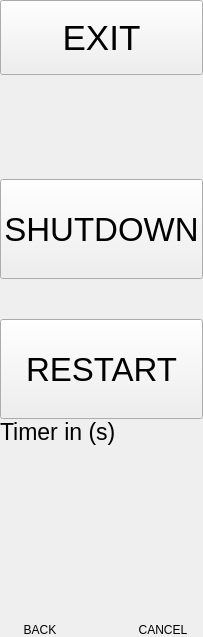
      <widget class="QWidget" name="shutdownPage">
       <layout class="QVBoxLayout" name="verticalLayout_25">
        <property name="spacing">
         <number>0</number>
        </property>
        <property name="leftMargin">
         <number>0</number>
        </property>
        <property name="topMargin">
         <number>0</number>
        </property>
        <property name="rightMargin">
         <number>0</number>
        </property>
        <property name="bottomMargin">
         <number>0</number>
        </property>
        <item>
         <widget class="QPushButton" name="exitAppButton">
          <property name="sizePolicy">
           <sizepolicy hsizetype="Minimum" vsizetype="Fixed">
            <horstretch>2</horstretch>
            <verstretch>25</verstretch>
           </sizepolicy>
          </property>
          <property name="minimumSize">
           <size>
            <width>0</width>
            <height>75</height>
           </size>
          </property>
          <property name="font">
           <font>
            <pointsize>26</pointsize>
           </font>
          </property>
          <property name="text">
           <string>EXIT</string>
          </property>
         </widget>
        </item>
        <item>
         <spacer name="verticalSpacer_9">
          <property name="orientation">
           <enum>Qt::Vertical</enum>
          </property>
          <property name="sizeHint" stdset="0">
           <size>
            <width>20</width>
            <height>104</height>
           </size>
          </property>
         </spacer>
        </item>
        <item>
         <widget class="QPushButton" name="shutdownButton">
          <property name="minimumSize">
           <size>
            <width>0</width>
            <height>100</height>
           </size>
          </property>
          <property name="font">
           <font>
            <pointsize>25</pointsize>
           </font>
          </property>
          <property name="text">
           <string>SHUTDOWN</string>
          </property>
          <property name="icon">
           <iconset>
            <normaloff>:/images/images/poweroff_icon.png</normaloff>:/images/images/poweroff_icon.png</iconset>
          </property>
          <property name="iconSize">
           <size>
            <width>32</width>
            <height>32</height>
           </size>
          </property>
         </widget>
        </item>
        <item>
         <spacer name="verticalSpacer_11">
          <property name="orientation">
           <enum>Qt::Vertical</enum>
          </property>
          <property name="sizeHint" stdset="0">
           <size>
            <width>20</width>
            <height>40</height>
           </size>
          </property>
         </spacer>
        </item>
        <item>
         <widget class="QPushButton" name="restartButton">
          <property name="minimumSize">
           <size>
            <width>0</width>
            <height>100</height>
           </size>
          </property>
          <property name="font">
           <font>
            <pointsize>25</pointsize>
           </font>
          </property>
          <property name="text">
           <string>RESTART</string>
          </property>
         </widget>
        </item>
        <item>
         <widget class="QLabel" name="shudownTimer">
          <property name="font">
           <font>
            <pointsize>17</pointsize>
           </font>
          </property>
          <property name="text">
           <string>Timer in (s)</string>
          </property>
          <property name="alignment">
           <set>Qt::AlignLeading|Qt::AlignLeft|Qt::AlignVCenter</set>
          </property>
         </widget>
        </item>
        <item>
         <spacer name="verticalSpacer_10">
          <property name="orientation">
           <enum>Qt::Vertical</enum>
          </property>
          <property name="sizeHint" stdset="0">
           <size>
            <width>20</width>
            <height>103</height>
           </size>
          </property>
         </spacer>
        </item>
        <item>
         <layout class="QHBoxLayout" name="horizontalLayout_12">
          <item>
           <widget class="QWidget" name="exitButton_6" native="true">
            <property name="sizePolicy">
             <sizepolicy hsizetype="Expanding" vsizetype="Minimum">
              <horstretch>0</horstretch>
              <verstretch>0</verstretch>
             </sizepolicy>
            </property>
            <property name="minimumSize">
             <size>
              <width>80</width>
              <height>0</height>
             </size>
            </property>
            <layout class="QVBoxLayout" name="verticalLayout_23">
             <property name="spacing">
              <number>0</number>
             </property>
             <property name="leftMargin">
              <number>0</number>
             </property>
             <property name="topMargin">
              <number>0</number>
             </property>
             <property name="rightMargin">
              <number>0</number>
             </property>
             <property name="bottomMargin">
              <number>0</number>
             </property>
             <item>
              <widget class="QPushButton" name="exitShutdownButton">
               <property name="sizePolicy">
                <sizepolicy hsizetype="Expanding" vsizetype="Maximum">
                 <horstretch>0</horstretch>
                 <verstretch>0</verstretch>
                </sizepolicy>
               </property>
               <property name="minimumSize">
                <size>
                 <width>0</width>
                 <height>75</height>
                </size>
               </property>
               <property name="maximumSize">
                <size>
                 <width>16777215</width>
                 <height>16777215</height>
                </size>
               </property>
               <property name="styleSheet">
                <string notr="true">background: transparent;</string>
               </property>
               <property name="text">
                <string/>
               </property>
               <property name="icon">
                <iconset resource="resource.qrc">
                 <normaloff>:/image_resources/image_resources/back_icon.png</normaloff>:/image_resources/image_resources/back_icon.png</iconset>
               </property>
               <property name="iconSize">
                <size>
                 <width>48</width>
                 <height>48</height>
                </size>
               </property>
               <property name="default">
                <bool>false</bool>
               </property>
               <property name="flat">
                <bool>true</bool>
               </property>
              </widget>
             </item>
             <item>
              <widget class="QLabel" name="label_13">
               <property name="sizePolicy">
                <sizepolicy hsizetype="Preferred" vsizetype="Minimum">
                 <horstretch>0</horstretch>
                 <verstretch>0</verstretch>
                </sizepolicy>
               </property>
               <property name="text">
                <string>BACK</string>
               </property>
               <property name="alignment">
                <set>Qt::AlignCenter</set>
               </property>
              </widget>
             </item>
            </layout>
           </widget>
          </item>
          <item>
           <spacer name="horizontalSpacer_8">
            <property name="orientation">
             <enum>Qt::Horizontal</enum>
            </property>
            <property name="sizeHint" stdset="0">
             <size>
              <width>40</width>
              <height>20</height>
             </size>
            </property>
           </spacer>
          </item>
          <item>
           <widget class="QWidget" name="cancelWidget" native="true">
            <property name="sizePolicy">
             <sizepolicy hsizetype="Expanding" vsizetype="Minimum">
              <horstretch>0</horstretch>
              <verstretch>0</verstretch>
             </sizepolicy>
            </property>
            <property name="minimumSize">
             <size>
              <width>80</width>
              <height>0</height>
             </size>
            </property>
            <layout class="QVBoxLayout" name="verticalLayout_24">
             <property name="spacing">
              <number>0</number>
             </property>
             <property name="leftMargin">
              <number>0</number>
             </property>
             <property name="topMargin">
              <number>0</number>
             </property>
             <property name="rightMargin">
              <number>0</number>
             </property>
             <property name="bottomMargin">
              <number>0</number>
             </property>
             <item>
              <widget class="QPushButton" name="cancelShutdownButton">
               <property name="sizePolicy">
                <sizepolicy hsizetype="Expanding" vsizetype="Maximum">
                 <horstretch>0</horstretch>
                 <verstretch>0</verstretch>
                </sizepolicy>
               </property>
               <property name="minimumSize">
                <size>
                 <width>0</width>
                 <height>75</height>
                </size>
               </property>
               <property name="maximumSize">
                <size>
                 <width>16777215</width>
                 <height>16777215</height>
                </size>
               </property>
               <property name="styleSheet">
                <string notr="true">background: transparent;</string>
               </property>
               <property name="text">
                <string/>
               </property>
               <property name="icon">
                <iconset resource="resource.qrc">
                 <normaloff>:/image_resources/image_resources/cancel_icon.png</normaloff>:/image_resources/image_resources/cancel_icon.png</iconset>
               </property>
               <property name="iconSize">
                <size>
                 <width>48</width>
                 <height>48</height>
                </size>
               </property>
               <property name="default">
                <bool>false</bool>
               </property>
               <property name="flat">
                <bool>true</bool>
               </property>
              </widget>
             </item>
             <item>
              <widget class="QLabel" name="label_22">
               <property name="sizePolicy">
                <sizepolicy hsizetype="Preferred" vsizetype="Minimum">
                 <horstretch>0</horstretch>
                 <verstretch>0</verstretch>
                </sizepolicy>
               </property>
               <property name="text">
                <string>CANCEL</string>
               </property>
               <property name="alignment">
                <set>Qt::AlignCenter</set>
               </property>
              </widget>
             </item>
            </layout>
           </widget>
          </item>
         </layout>
        </item>
       </layout>
      </widget>
